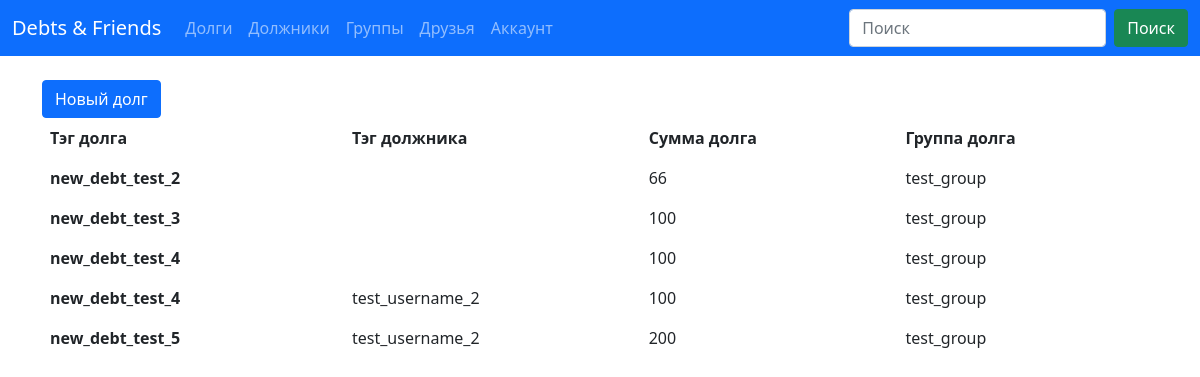
Screenshot of /debtors (signed in) with the database file from the repository.
### data/debts.py (models this page shows)
class Debt(SqlAlchemyBase, SerializerMixin):
    __tablename__ = 'debts'
    id = sqlalchemy.Column(sqlalchemy.Integer, unique=True, autoincrement=True, primary_key=True)
    collector_id = sqlalchemy.Column(sqlalchemy.Integer, sqlalchemy.ForeignKey('users.id'))
    name = sqlalchemy.Column(sqlalchemy.String)
    tag = sqlalchemy.Column(sqlalchemy.String, unique=True)
    group = sqlalchemy.Column(sqlalchemy.Integer, sqlalchemy.ForeignKey('groups.id'), nullable=True)

### data/debtors.py (models this page shows)
class Debtor(SqlAlchemyBase, SerializerMixin):
    __tablename__ = 'debtors'
    id = sqlalchemy.Column(sqlalchemy.Integer, unique=True, autoincrement=True, primary_key=True)
    user_id = sqlalchemy.Column(sqlalchemy.Integer, sqlalchemy.ForeignKey('users.id'))
    debt_id = sqlalchemy.Column(sqlalchemy.Integer, sqlalchemy.ForeignKey('debts.id'))
    collector_id = sqlalchemy.Column(sqlalchemy.Integer, sqlalchemy.ForeignKey('users.id'))
    sum = sqlalchemy.Column(sqlalchemy.Integer)

### data/groups.py (models this page shows)
class Group(SqlAlchemyBase, SerializerMixin):
    __tablename__ = 'groups'
    id = sqlalchemy.Column(sqlalchemy.Integer, unique=True, autoincrement=True, primary_key=True)
    tag = sqlalchemy.Column(sqlalchemy.String, unique=True)
    admin_id = sqlalchemy.Column(sqlalchemy.Integer, sqlalchemy.ForeignKey('users.id'))

### data/users.py (models this page shows)
class User(SqlAlchemyBase, SerializerMixin, UserMixin):
    __tablename__ = 'users'
    id = sqlalchemy.Column(sqlalchemy.Integer, primary_key=True, autoincrement=True, unique=True)
    name = sqlalchemy.Column(sqlalchemy.String)
    surname = sqlalchemy.Column(sqlalchemy.String)
    username = sqlalchemy.Column(sqlalchemy.String, unique=True)
    password = sqlalchemy.Column(sqlalchemy.String)

### main.py (the view)
@app.route('/debtors')
def debtors_page():
    if current_user.is_authenticated:
        db_sess = db_session.create_session()
        debtors = db_sess.query(Debtor).filter(Debtor.collector_id == current_user.id).all()
        debts = list(map(lambda x: db_sess.query(Debt).get(x.debt_id), debtors))
        users = list(map(lambda x: db_sess.query(User).get(x.user_id), debtors))
        groups = list(map(lambda x: db_sess.query(Group).get(x.group), debts))
        return render_template('debtors.html', debtors=debtors, debts=debts, groups=groups, users=users)
    else:
        return render_template('error.html', error='Вы не вошли в аккаунт')

### main.py
class SearchForm(FlaskForm):
    searched = StringField('Search', validators=[DataRequired()])
    submit = SubmitField('Submit')

### data/db_session.py (called while the page is built)
def create_session() -> Session:
    global __factory
    return __factory()

### main.py (called while the page is built)
@app.context_processor
def base():
    form = SearchForm()
    return dict(form=form)

@login_manager.user_loader
def load_user(user_id):
    db_sess = db_session.create_session()
    return db_sess.query(User).get(user_id)

### templates/debtors.html
{% extends "base.html" %}
{% block content %}
<br>
<a href="/new_debt" class="btn btn-primary">Новый долг</a>
<table class="table table-borderless table-hover">
    <thead>
        <tr>
            <th scope="col">Тэг долга</th>
            <th scope="col">Тэг должника</th>
            <th scope="col">Сумма долга</th>
            <th scope="col">Группа долга</th>
        </tr>
    </thead>
    <tbody>
        {% for i in range(debtors | length) %}
            <tr id="{{ debts[i].id }}">
                <th scope="row">{{ debts[i].tag }}</th>
                <td> {{users[i].username}} </td>
                <td> {{debtors[i].sum}} </td>
                <td> {{ groups[i].tag }}</td>
            </tr>
        {% endfor %}
    </tbody>
</table>
{% endblock %}

### templates/base.html (shortened to what this page needs)
<!DOCTYPE html>
<html lang="ru">
<head>
    <link rel="stylesheet"
          href="https://cdn.jsdelivr.net/npm/bootstrap@5.0.0-beta1/dist/css/bootstrap.min.css"
>
    <nav class="navbar navbar-expand-lg navbar-dark bg-primary">
    <div class="container-fluid">
      <a class="navbar-brand" href="/index">Debts & Friends</a>
      <div class="collapse navbar-collapse" id="navbarSupportedContent">
        <ul class="navbar-nav me-auto mb-2 mb-lg-0">
          <li class="nav-item">
            <a class="nav-link" href="/debts">Долги</a>
          </li>
          <li class="nav-item">
            <a class="nav-link" href="/debtors">Должники</a>
          </li>
          <li class="nav-item">
            <a class="nav-link" href="/groups">Группы</a>
          </li>
          <li class="nav-item">
            <a class="nav-link" href="/friends">Друзья</a>
          </li>
          <li class="nav-item">
            <a class="nav-link" href="/account">Аккаунт</a>
          </li>
        </ul>
        <form class="d-flex" method="POST" action="/search">
        <input class="form-control me-2" type="search" placeholder="Поиск" aria-label="Search" name="searched">
        <button class="btn btn-success" type="submit">Поиск</button>
      </form>
      </div>
    </div>
  </nav>
</head>
<body>
<main role="main" class="container">
    {% block content %}{% endblock %}
</main>
</body>
</html>

### rows the page displays
Debt: tag "new_debt_test_2"
Debtor: sum "66"
Group: tag "test_group" "test_group" "test_group" "test_group" "test_group"
Debt: tag "new_debt_test_3"
Debtor: sum "100"
Debt: tag "new_debt_test_4" "new_debt_test_4"
Debtor: sum "100"
User: username "test_username_2" "test_username_2"
Debtor: sum "100"
Debt: tag "new_debt_test_5"
Debtor: sum "200"
